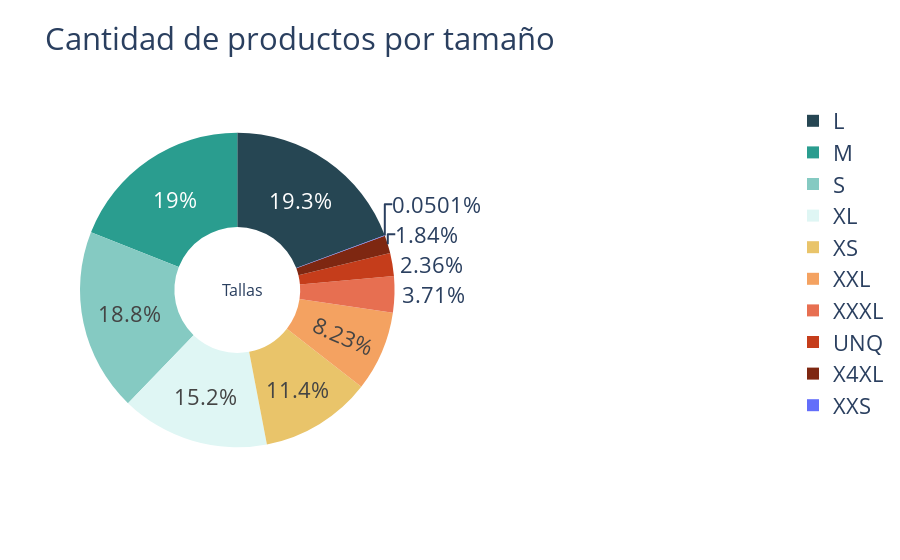

Source (notebook cell):
### Code cell
labels = unique_elements


fig = make_subplots(rows=1, cols=2, specs=[[{'type':'domain'}, {'type':'domain'}]])
fig.add_trace(go.Pie(labels=labels, values=counts_elements, name="GHG Emissions", marker_colors = paleta),1, 1)


fig.update_traces(hole=.4, hoverinfo="label+percent+name")

fig.update_layout(
    title_text="Cantidad de productos por tamaño",
    # width=2280, height=950, 
    font = dict(size = 22),
    annotations=[dict(text='Tallas', x=0.20, y=0.5, 
    font_size=16, showarrow=False
    )])
fig.show()

### Figure 1 — Plotly figure (JSON) as saved in the notebook; plotly's stock layout.template omitted (floating-point values rounded to 4 significant figures)
{"data": [{"domain": {"x": [0, 0.45], "y": [0, 1]}, "hole": 0.4, "hoverinfo": "label+percent+name", "labels": ["L", "M", "S", "XL", "XS", "XXL", "XXXL", "UNQ", "X4XL", "XXS"], "marker": {"colors": ["#264653", "#2A9D8F", "#85CAC2", "#DFF6F4", "#E9C46A", "#F4A261", "#E76F51", "#C53D1B", "#7E2711"]}, "name": "GHG Emissions", "type": "pie", "values": [19.34, 19.02, 18.76, 15.24, 11.44, 8.235, 3.714, 2.361, 1.838, 0.05014]}], "layout": {"annotations": [{"font": {"size": 16}, "showarrow": false, "text": "Tallas", "x": 0.2, "y": 0.5}], "font": {"size": 22}, "title": {"text": "Cantidad de productos por tamaño"}}}
